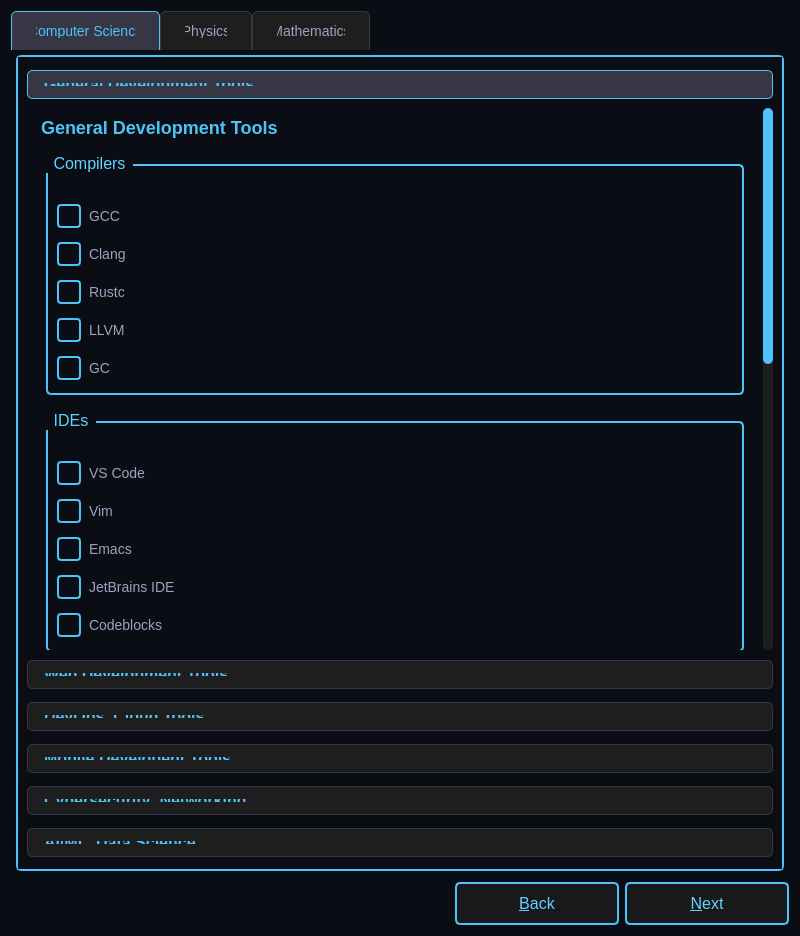
<?xml version="1.0" encoding="UTF-8"?>
<ui version="4.0">
 <class>Packages</class>
 <widget class="QWidget" name="Packages">
  <property name="geometry">
   <rect>
    <x>0</x>
    <y>0</y>
    <width>800</width>
    <height>936</height>
   </rect>
  </property>
  <property name="windowTitle">
   <string>Package Selection</string>
  </property>
  <property name="styleSheet">
   <string notr="true">
    /* Base Styles */
    QWidget {
        background-color: #0a0e14;
        color: #ffffff;
        font-family: 'SpaceMono Nerd Font';
    }
    
    /* Tab Widget */
    QTabWidget::pane {
        border: 2px solid #4fc3f7;
        border-radius: 5px;
        margin: 5px;
    }
    QTabBar::tab {
        background: #1e1e1e;
        color: #a0a0c0;
        padding: 12px 24px;
        border: 1px solid #363644;
        border-bottom: none;
        border-top-left-radius: 5px;
        border-top-right-radius: 5px;
        font-size: 14px;
    }
    QTabBar::tab:selected {
        background: #363644;
        color: #4fc3f7;
        border-color: #4fc3f7;
    }
    QTabBar::tab:hover {
        background: #2d2d39;
    }
    
    /* Group Boxes */
    QGroupBox {
        color: #64d2ff;
        font-size: 16px;
        border: 2px solid #4fc3f7;
        border-radius: 5px;
        margin: 10px;
        padding-top: 25px;
    }
    QGroupBox::title {
        subcontrol-origin: margin;
        left: 10px;
        padding: 0 5px;
    }
    
    /* Checkboxes */
    QCheckBox {
        color: #a0a0c0;
        spacing: 8px;
        font-size: 14px;
        margin: 4px 0;
    }
    QCheckBox::indicator {
        width: 20px;
        height: 20px;
        border: 2px solid #4fc3f7;
        border-radius: 4px;
    }
    QCheckBox::indicator:checked {
        background-color: #4fc3f7;
    }
    QCheckBox:hover {
        color: #ffffff;
    }
    
    /* Tool Box */
    QToolBox::tab {
        background: #1e1e1e;
        color: #a0a0c0;
        padding: 12px;
        border: 1px solid #363644;
        border-radius: 5px;
        margin: 4px 0;
        font-size: 14px;
    }
    QToolBox::tab:selected {
        background: #363644;
        color: #4fc3f7;
        border-color: #4fc3f7;
    }
    QToolBox::tab:hover {
        background: #2d2d39;
    }
    
    /* Scroll Bars */
    QScrollBar:vertical {
        background: #1e1e1e;
        width: 10px;
        border-radius: 5px;
    }
    QScrollBar::handle:vertical {
        background: #4fc3f7;
        min-height: 20px;
        border-radius: 5px;
    }
    QScrollBar::add-line:vertical, QScrollBar::sub-line:vertical {
        border: none;
        background: none;
    }
    
    /* Buttons */
    QPushButton {
        color: #64d2ff;
        background-color: rgba(30, 30, 30, 0.7);
        border: 2px solid #4fc3f7;
        border-radius: 5px;
        padding: 10px 30px;
        font-size: 16px;
        min-width: 100px;
    }
    QPushButton:hover {
        background-color: rgba(79, 195, 247, 0.2);
    }
    QPushButton:pressed {
        background-color: rgba(79, 195, 247, 0.4);
    }
   </string>
  </property>
  <layout class="QVBoxLayout" name="verticalLayout">
   <item>
    <widget class="QTabWidget" name="tabWidget">
     <property name="currentIndex">
      <number>0</number>
     </property>
     <widget class="QWidget" name="tabComputerScience">
      <attribute name="title">
       <string>Computer Science</string>
      </attribute>
      <layout class="QVBoxLayout" name="verticalLayout_CS">
       <item>
        <widget class="QToolBox" name="toolBoxCS">
         <property name="styleSheet">
          <string notr="true">
            /* TAB STYLES */
            QToolBox::tab {
                background: #1e1e1e;
                color: #a0a0c0;
                padding: 12px;
                border: 1px solid #363644;
                border-radius: 5px;
                margin: 4px 0;
                min-height: 60px;
                font-size: 12px;
                white-space: pre-wrap;
            }
      
            QToolBox::tab:selected {
                background: #363644;
                color: #4fc3f7;
                border-color: #4fc3f7;
            }
      
            /* FIRST LINE = TITLE */
            QToolBox::tab::first-line {
                font-size: 16px;
                font-weight: bold;
                color: #4fc3f7;
                display: block;
                margin-bottom: 3px;
            }
          </string>
         </property>
         <widget class="QWidget" name="pageGeneralDev">
          
          <attribute name="label">
            <string>General Development Tools
                Compilers • IDEs • Build Tools • Version Control</string>
          </attribute>
          <layout class="QVBoxLayout" name="verticalLayout_GeneralDev">
           <item>
            <widget class="QLabel" name="lblGeneralDevTitle">
             <property name="styleSheet">
              <string notr="true">font-size: 18px; color: #4fc3f7; font-weight: bold; margin-bottom: 10px;</string>
             </property>
             <property name="text">
              <string>General Development Tools</string>
             </property>
            </widget>
           </item>
           <item>
            <widget class="QGroupBox" name="groupCompilers">
             <property name="title">
              <string>Compilers</string>
             </property>
             <layout class="QVBoxLayout" name="verticalLayout_Compilers">
              <item>
               <widget class="QCheckBox" name="chkGCC">
                <property name="text">
                 <string>GCC</string>
                </property>
               </widget>
              </item>
              <item>
               <widget class="QCheckBox" name="chkClang">
                <property name="text">
                 <string>Clang</string>
                </property>
               </widget>
              </item>
              <item>
               <widget class="QCheckBox" name="chkRust">
                <property name="text">
                 <string>Rustc</string>
                </property>
               </widget>
              </item>
              <item>
               <widget class="QCheckBox" name="chkllvm">
                <property name="text">
                 <string>LLVM</string>
                </property>
               </widget>
              </item>
              <item>
               <widget class="QCheckBox" name="chkgc">
                <property name="text">
                 <string>GC</string>
                </property>
               </widget>
              </item>
             </layout>
            </widget>
           </item>
           <item>
            <widget class="QGroupBox" name="groupIDEs">
             <property name="title">
              <string>IDEs</string>
             </property>
             <layout class="QVBoxLayout" name="verticalLayout_IDEs">
              <item>
               <widget class="QCheckBox" name="chkVSCode">
                <property name="text">
                 <string>VS Code</string>
                </property>
               </widget>
              </item>
              <item>
               <widget class="QCheckBox" name="chkVim">
                <property name="text">
                 <string>Vim</string>
                </property>
               </widget>
              </item>
              <item>
               <widget class="QCheckBox" name="chkEmacs">
                <property name="text">
                 <string>Emacs</string>
                </property>
               </widget>
              </item>
              <item>
               <widget class="QCheckBox" name="chkJetBrains">
                <property name="text">
                 <string>JetBrains IDE</string>
                </property>
               </widget>
              </item>
              <item>
               <widget class="QCheckBox" name="chkcodeblock">
                <property name="text">
                 <string>Codeblocks</string>
                </property>
               </widget>
              </item>
             </layout>
            </widget>
           </item>
           <item>
            <widget class="QGroupBox" name="groupBuildtools">
             <property name="title">
              <string>Build tools</string>
             </property>
             <layout class="QVBoxLayout" name="verticalLayout_Buildtools">
              <item>
               <widget class="QCheckBox" name="chkCmake">
                <property name="text">
                 <string>Cmake</string>
                </property>
               </widget>
              </item>
              <item>
               <widget class="QCheckBox" name="chkMake">
                <property name="text">
                 <string>Make</string>
                </property>
               </widget>
              </item>
              <item>
               <widget class="QCheckBox" name="chkNinja">
                <property name="text">
                 <string>Ninja</string>
                </property>
               </widget>
              </item>
              <item>
               <widget class="QCheckBox" name="chkMeson">
                <property name="text">
                 <string>Meson</string>
                </property>
               </widget>
              </item>
             </layout>
            </widget>
           </item>
           <item>
            <widget class="QGroupBox" name="groupVersionControl">
             <property name="title">
              <string>Version Control and Repository Management Tools</string>
             </property>
             <layout class="QVBoxLayout" name="verticalLayout_VersionControl">
              <item>
               <widget class="QCheckBox" name="chkgit">
                <property name="text">
                 <string>Git</string>
                </property>
               </widget>
              </item>
              <item>
               <widget class="QCheckBox" name="chkGithubCLI">
                <property name="text">
                 <string>Github CLI</string>
                </property>
               </widget>
              </item>
              <item>
               <widget class="QCheckBox" name="chkGitlabCLI">
                <property name="text">
                 <string>Gitlab CLI</string>
                </property>
               </widget>
              </item>
             </layout>
            </widget>
           </item>
           <item>
            <widget class="QGroupBox" name="groupDebugging">
             <property name="title">
              <string>Debugging tools</string>
             </property>
             <layout class="QVBoxLayout" name="verticalLayout_Debuggingtools">
              <item>
               <widget class="QCheckBox" name="chkgdb">
                <property name="text">
                 <string>GDB</string>
                </property>
               </widget>
              </item>
              <item>
               <widget class="QCheckBox" name="chkValgrind">
                <property name="text">
                 <string>Valgrind</string>
                </property>
               </widget>
              </item>
              <item>
               <widget class="QCheckBox" name="chkStrace">
                <property name="text">
                 <string>Strace</string>
                </property>
               </widget>
              </item>
             </layout>
            </widget>
           </item>
          </layout>
         </widget>
         <widget class="QWidget" name="pageWebDev">
          
          <attribute name="label">
            <string>Web Development Tools
                Frameworks • Package Managers • Testing • Databases</string>
          </attribute>
          <layout class="QVBoxLayout" name="verticalLayout_WebDev">
           <item>
            <widget class="QLabel" name="lblGeneralDevTitle">
             <property name="styleSheet">
              <string notr="true">font-size: 18px; color: #4fc3f7; font-weight: bold; margin-bottom: 10px;</string>
             </property>
             <property name="text">
              <string>Web Development Tools</string>
             </property>
            </widget>
           </item>
           <item>
            <widget class="QGroupBox" name="groupLanguage">
             <property name="title">
              <string>Language</string>
             </property>
             <layout class="QVBoxLayout" name="verticalLayout_Language">
              <item>
               <widget class="QCheckBox" name="chkJava">
                <property name="text">
                 <string>Java</string>
                </property>
               </widget>
              </item>
              <item>
               <widget class="QCheckBox" name="chkPHP">
                <property name="text">
                 <string>PHP</string>
                </property>
               </widget>
              </item>
              <item>
               <widget class="QCheckBox" name="chkPython3">
                <property name="text">
                 <string>Python 3</string>
                </property>
               </widget>
              </item>
              <item>
               <widget class="QCheckBox" name="chkGo">
                <property name="text">
                 <string>Go</string>
                </property>
               </widget>
              </item>
              <item>
               <widget class="QCheckBox" name="chkRustWeb">
                <property name="text">
                 <string>Rust</string>
                </property>
               </widget>
              </item>
             </layout>
            </widget>
           </item>
           <item>
            <widget class="QGroupBox" name="groupPackageManagers">
             <property name="title">
              <string>Package Managers</string>
             </property>
             <layout class="QVBoxLayout" name="verticalLayout_PackageManagers">
              <item>
               <widget class="QCheckBox" name="chkNpm">
                <property name="text">
                 <string>npm (for React, Node.js, Angular)</string>
                </property>
               </widget>
              </item>
              <item>
               <widget class="QCheckBox" name="chkPip">
                <property name="text">
                 <string>pip (for Django, Flask)</string>
                </property>
               </widget>
              </item>
              <item>
               <widget class="QCheckBox" name="chkPHPComposer">
                <property name="text">
                 <string>PHP Composer (for Laravel, Symfony)</string>
                </property>
               </widget>
              </item>
              <item>
               <widget class="QCheckBox" name="chkMaven">
                <property name="text">
                 <string>Maven (for Spring Boot)</string>
                </property>
               </widget>
              </item>
              <item>
               <widget class="QCheckBox" name="chkGin">
                <property name="text">
                 <string>Gin (for Gin Web Framework)</string>
                </property>
               </widget>
              </item>
              <item>
               <widget class="QCheckBox" name="chkCargo">
                <property name="text">
                 <string>Cargo (for Rust)</string>
                </property>
               </widget>
              </item>
              <item>
               <widget class="QCheckBox" name="chkRestfulAPI">
                <property name="text">
                 <string>Restful API Tools</string>
                </property>
               </widget>
              </item>
             </layout>
            </widget>
           </item>
           <item>
            <widget class="QGroupBox" name="groupTesting">
             <property name="title">
              <string>Testing</string>
             </property>
             <layout class="QVBoxLayout" name="verticalLayout_Testing">
              <item>
               <widget class="QCheckBox" name="chkSelenium">
                <property name="text">
                 <string>Selenium</string>
                </property>
               </widget>
              </item>
              <item>
               <widget class="QCheckBox" name="chkJest">
                <property name="text">
                 <string>Jest</string>
                </property>
               </widget>
              </item>
              <item>
               <widget class="QCheckBox" name="chkCypress">
                <property name="text">
                 <string>Cypress</string>
                </property>
               </widget>
              </item>
             </layout>
            </widget>
           </item>
           <item>
            <widget class="QGroupBox" name="groupDatabase">
             <property name="title">
              <string>Database</string>
             </property>
             <layout class="QVBoxLayout" name="verticalLayout_Database">
              <item>
               <widget class="QCheckBox" name="chkMySQL">
                <property name="text">
                 <string>MySQL</string>
                </property>
               </widget>
              </item>
              <item>
               <widget class="QCheckBox" name="chkMariaDB">
                <property name="text">
                 <string>MariaDB</string>
                </property>
               </widget>
              </item>
              <item>
               <widget class="QCheckBox" name="chkMongoDB">
                <property name="text">
                 <string>MongoDB</string>
                </property>
               </widget>
              </item>
              <item>
               <widget class="QCheckBox" name="chkSQLite">
                <property name="text">
                 <string>SQLite</string>
                </property>
               </widget>
              </item>
             </layout>
            </widget>
           </item>
          </layout>
         </widget>
         <widget class="QWidget" name="pageDevOpsCloud">
          
          <attribute name="label">
            <string>DevOps &amp; Cloud Tools
                Containers • IaC • Monitoring • Cloud CLIs</string>
          </attribute>
          <layout class="QVBoxLayout" name="verticalLayout_DevOpsCloud">
           <item>
            <widget class="QLabel" name="lblDevOpsTitle">
             <property name="styleSheet">
              <string notr="true">font-size: 18px; color: #4fc3f7; font-weight: bold; margin-bottom: 10px;</string>
             </property>
             <property name="text">
              <string>DevOps &amp; Cloud Tools</string>
             </property>
            </widget>
           </item>
           <item>
            <widget class="QGroupBox" name="groupContainer">
             <property name="title">
              <string>Containers</string>
             </property>
             <layout class="QVBoxLayout" name="verticalLayout_Container">
              <item>
               <widget class="QCheckBox" name="chkDocker">
                <property name="text">
                 <string>Docker</string>
                </property>
               </widget>
              </item>
              <item>
               <widget class="QCheckBox" name="chkPodman">
                <property name="text">
                 <string>Podman</string>
                </property>
               </widget>
              </item>
              <item>
               <widget class="QCheckBox" name="chkKubernetes">
                <property name="text">
                 <string>Kubernetes</string>
                </property>
               </widget>
              </item>
             </layout>
            </widget>
           </item>
           <item>
            <widget class="QGroupBox" name="groupIac">
             <property name="title">
              <string>Infrastructure as Code (IaC)</string>
             </property>
             <layout class="QVBoxLayout" name="verticalLayout_Iac">
              <item>
               <widget class="QCheckBox" name="chkTerraform">
                <property name="text">
                 <string>Terraform</string>
                </property>
               </widget>
              </item>
              <item>
               <widget class="QCheckBox" name="chkAnsible">
                <property name="text">
                 <string>Ansible</string>
                </property>
               </widget>
              </item>
             </layout>
            </widget>
           </item>
           <item>
            <widget class="QGroupBox" name="groupCloudTools">
             <property name="title">
              <string>Cloud Tools</string>
             </property>
             <layout class="QVBoxLayout" name="verticalLayout_CloudTools">
              <item>
               <widget class="QCheckBox" name="chkAWSCLI">
                <property name="text">
                 <string>AWS CLI</string>
                </property>
               </widget>
              </item>
              <item>
               <widget class="QCheckBox" name="chkAzureCLI">
                <property name="text">
                 <string>Azure CLI</string>
                </property>
               </widget>
              </item>
              <item>
               <widget class="QCheckBox" name="chkGoogleCloudSDK">
                <property name="text">
                 <string>Google Cloud SDK</string>
                </property>
               </widget>
              </item>
             </layout>
            </widget>
           </item>
           <item>
            <widget class="QGroupBox" name="groupMonitoring">
             <property name="title">
              <string>Monitoring</string>
             </property>
             <layout class="QVBoxLayout" name="verticalLayout_Monitoring">
              <item>
               <widget class="QCheckBox" name="chkGrafana">
                <property name="text">
                 <string>Grafana</string>
                </property>
               </widget>
              </item>
              <item>
               <widget class="QCheckBox" name="chkNagios">
                <property name="text">
                 <string>Nagios</string>
                </property>
               </widget>
              </item>
              <item>
               <widget class="QCheckBox" name="chkPrometheus">
                <property name="text">
                 <string>Prometheus</string>
                </property>
               </widget>
              </item>
              <item>
               <widget class="QCheckBox" name="chkMonitoringSQLite">
                <property name="text">
                 <string>SQLite</string>
                </property>
               </widget>
              </item>
             </layout>
            </widget>
           </item>
          </layout>
         </widget>
         <widget class="QWidget" name="pageMobileDev">
          
          <attribute name="label">
            <string>Mobile Developent Tools
                Frameworks • Package Managers • Testing • Databases</string>
          </attribute>
          <layout class="QVBoxLayout" name="verticalLayout_MobileDev">
           <item>
            <widget class="QGroupBox" name="groupMobileDev">
             <property name="title">
              <string>Mobile Development Tools</string>
             </property>
             <layout class="QVBoxLayout" name="verticalLayout_MobileDevTools">
              <item>
               <widget class="QCheckBox" name="chkAndroidStudio">
                <property name="text">
                 <string>Android Studio</string>
                </property>
               </widget>
              </item>
              <item>
               <widget class="QCheckBox" name="chkKotlin">
                <property name="text">
                 <string>Kotlin</string>
                </property>
               </widget>
              </item>
              <item>
               <widget class="QCheckBox" name="chkReactNative">
                <property name="text">
                 <string>React Native</string>
                </property>
               </widget>
              </item>
             </layout>
            </widget>
           </item>
          </layout>
         </widget>
         <widget class="QWidget" name="pageCyberSecurityNetworking">
          
          <attribute name="label">
           
           <string>Cybersecurity &amp; Networking
            Frameworks • Package Managers • Testing • Databases</string>
          </attribute>
          <layout class="QVBoxLayout" name="verticalLayout_CyberSecNet">
           <item>
            <widget class="QGroupBox" name="groupNetworkAnalysis">
             <property name="title">
              <string>Network Analysis</string>
             </property>
             <layout class="QVBoxLayout" name="verticalLayout_NetworkAnalysis">
              <item>
               <widget class="QCheckBox" name="chkWireshark">
                <property name="text">
                 <string>Wireshark</string>
                </property>
               </widget>
              </item>
              <item>
               <widget class="QCheckBox" name="chkNmap">
                <property name="text">
                 <string>Nmap</string>
                </property>
               </widget>
              </item>
              <item>
               <widget class="QCheckBox" name="chkOpenVPN">
                <property name="text">
                 <string>OpenVPN</string>
                </property>
               </widget>
              </item>
              <item>
               <widget class="QCheckBox" name="chkNetcat">
                <property name="text">
                 <string>Netcat</string>
                </property>
               </widget>
              </item>
              <item>
               <widget class="QCheckBox" name="chkCurl">
                <property name="text">
                 <string>cURL</string>
                </property>
               </widget>
              </item>
              <item>
               <widget class="QCheckBox" name="chkWget">
                <property name="text">
                 <string>Wget</string>
                </property>
               </widget>
              </item>
              <item>
               <widget class="QCheckBox" name="chkWireguard">
                <property name="text">
                 <string>WireGuard</string>
                </property>
               </widget>
              </item>
             </layout>
            </widget>
           </item>
           <item>
            <widget class="QGroupBox" name="groupPentesting">
             <property name="title">
              <string>Pentesting</string>
             </property>
             <layout class="QVBoxLayout" name="verticalLayout_Pentesting">
              <item>
               <widget class="QCheckBox" name="chkMetasploit">
                <property name="text">
                 <string>Metasploit</string>
                </property>
               </widget>
              </item>
              <item>
               <widget class="QCheckBox" name="chkBurpsuite">
                <property name="text">
                 <string>Burp Suite</string>
                </property>
               </widget>
              </item>
              <item>
               <widget class="QCheckBox" name="chkJohnTheRipper">
                <property name="text">
                 <string>John the Ripper</string>
                </property>
               </widget>
              </item>
             </layout>
            </widget>
           </item>
           <item>
            <widget class="QGroupBox" name="groupSecurityTools">
             <property name="title">
              <string>Security Tools</string>
             </property>
             <layout class="QVBoxLayout" name="verticalLayout_SecurityTools">
              <item>
               <widget class="QCheckBox" name="chkAircrack">
                <property name="text">
                 <string>Aircrack-ng</string>
                </property>
               </widget>
              </item>
              <item>
               <widget class="QCheckBox" name="chkHashcat">
                <property name="text">
                 <string>Hashcat</string>
                </property>
               </widget>
              </item>
             </layout>
            </widget>
           </item>
          </layout>
         </widget>
         <widget class="QWidget" name="pageMLAIDatascience">
         
          <attribute name="label">
          
           <string>AI/ML &amp; Data Science
            Frameworks • Package Managers • Testing • Databases</string>
          </attribute>
          <layout class="QVBoxLayout" name="verticalLayout_MLAIDatascience">
           <item>
            <widget class="QGroupBox" name="groupPythonLibraries">
             <property name="title">
              <string>Python Libraries &amp; Frameworks</string>
             </property>
             <layout class="QVBoxLayout" name="verticalLayout_PythonLibraries">
              <item>
               <widget class="QCheckBox" name="chkScikitLearn">
                <property name="text">
                 <string>scikit-learn</string>
                </property>
               </widget>
              </item>
              <item>
               <widget class="QCheckBox" name="chkTensorFlow">
                <property name="text">
                 <string>TensorFlow</string>
                </property>
               </widget>
              </item>
              <item>
               <widget class="QCheckBox" name="chkPyTorch">
                <property name="text">
                 <string>PyTorch</string>
                </property>
               </widget>
              </item>
              <item>
               <widget class="QCheckBox" name="chkPandas">
                <property name="text">
                 <string>Pandas</string>
                </property>
               </widget>
              </item>
              <item>
               <widget class="QCheckBox" name="chkNumPy">
                <property name="text">
                 <string>NumPy</string>
                </property>
               </widget>
              </item>
             </layout>
            </widget>
           </item>
           <item>
            <widget class="QGroupBox" name="groupDataVisualization">
             <property name="title">
              <string>Data Visualization</string>
             </property>
             <layout class="QVBoxLayout" name="verticalLayout_DataViz">
              <item>
               <widget class="QCheckBox" name="chkMatplotlib">
                <property name="text">
                 <string>Matplotlib</string>
                </property>
               </widget>
              </item>
              <item>
               <widget class="QCheckBox" name="chkSeaborn">
                <property name="text">
                 <string>Seaborn</string>
                </property>
               </widget>
              </item>
              <item>
               <widget class="QCheckBox" name="chkPlotly">
                <property name="text">
                 <string>Plotly</string>
                </property>
               </widget>
              </item>
             </layout>
            </widget>
           </item>
           <item>
            <widget class="QGroupBox" name="groupBigDataRTools">
             <property name="title">
              <string>Big Data &amp; R Tools</string>
             </property>
             <layout class="QVBoxLayout" name="verticalLayout_BigDataR">
              <item>
               <widget class="QCheckBox" name="chkSpark">
                <property name="text">
                 <string>Apache Spark</string>
                </property>
               </widget>
              </item>
              <item>
               <widget class="QCheckBox" name="chkHadoop">
                <property name="text">
                 <string>Hadoop</string>
                </property>
               </widget>
              </item>
              <item>
               <widget class="QCheckBox" name="chkRStudio">
                <property name="text">
                 <string>RStudio</string>
                </property>
               </widget>
              </item>
              <item>
               <widget class="QCheckBox" name="chkCaret">
                <property name="text">
                 <string>caret</string>
                </property>
               </widget>
              </item>
             </layout>
            </widget>
           </item>
          </layout>
         </widget>
        </widget>
       </item>
      </layout>
     </widget>
     <widget class="QWidget" name="tabPhysics">
      <attribute name="title">
       <string>Physics</string>
      </attribute>
      <layout class="QVBoxLayout" name="verticalLayout_Physics">
       <item>
        <widget class="QGroupBox" name="groupComputationPhysics">
         <property name="title">
          <string>Computation Physics</string>
         </property>
         <layout class="QVBoxLayout" name="verticalLayout_ComputationPhysics">
          <item>
           <widget class="QCheckBox" name="chkROOT">
            <property name="text">
             <string>ROOT</string>
            </property>
           </widget>
          </item>
          <item>
           <widget class="QCheckBox" name="chkGeant4">
            <property name="text">
             <string>Geant4</string>
            </property>
           </widget>
          </item>
          <item>
           <widget class="QCheckBox" name="chkOpenFOAM">
            <property name="text">
             <string>OpenFOAM</string>
            </property>
           </widget>
          </item>
          <item>
           <widget class="QCheckBox" name="chkLAMMPS">
            <property name="text">
             <string>LAMMPS</string>
            </property>
           </widget>
          </item>
          <item>
           <widget class="QCheckBox" name="chkQuantumEspresso">
            <property name="text">
             <string>Quantum Espresso</string>
            </property>
           </widget>
          </item>
         </layout>
        </widget>
       </item>
       <item>
        <widget class="QGroupBox" name="groupSimulationModelling">
         <property name="title">
          <string>Simulation and Modelling</string>
         </property>
         <layout class="QVBoxLayout" name="verticalLayout_SimulationModelling">
          <item>
           <widget class="QCheckBox" name="chkGromacs">
            <property name="text">
             <string>Gromacs</string>
            </property>
           </widget>
          </item>
          <item>
           <widget class="QCheckBox" name="chkParaView">
            <property name="text">
             <string>ParaView</string>
            </property>
           </widget>
          </item>
          <item>
           <widget class="QCheckBox" name="chkBlender">
            <property name="text">
             <string>Blender</string>
            </property>
           </widget>
          </item>
          <item>
           <widget class="QCheckBox" name="chkSimulation">
            <property name="text">
             <string>Simulation Tools</string>
            </property>
           </widget>
          </item>
         </layout>
        </widget>
       </item>
       <item>
        <widget class="QGroupBox" name="groupAstronomy">
         <property name="title">
          <string>Astronomy and Astrophysics Tools</string>
         </property>
         <layout class="QVBoxLayout" name="verticalLayout_Astronomy">
          <item>
           <widget class="QCheckBox" name="chkStellarium">
            <property name="text">
             <string>Stellarium</string>
            </property>
           </widget>
          </item>
          <item>
           <widget class="QCheckBox" name="chkAstroPy">
            <property name="text">
             <string>AstroPy</string>
            </property>
           </widget>
          </item>
          <item>
           <widget class="QCheckBox" name="chkSAOImageDS9">
            <property name="text">
             <string>SAOImage DS9</string>
            </property>
           </widget>
          </item>
          <item>
           <widget class="QCheckBox" name="chkCelestia">
            <property name="text">
             <string>Celestia</string>
            </property>
           </widget>
          </item>
         </layout>
        </widget>
       </item>
      </layout>
     </widget>
     <widget class="QWidget" name="tabMathematics">
      <attribute name="title">
       <string>Mathematics</string>
      </attribute>
      <layout class="QVBoxLayout" name="verticalLayout_Mathematics">
       <item>
        <widget class="QGroupBox" name="groupSymbolicComputation">
         <property name="title">
          <string>Symbolic and Numerical Computation</string>
         </property>
         <layout class="QVBoxLayout" name="verticalLayout_SymbolicComputation">
          <item>
           <widget class="QCheckBox" name="chkSageMath">
            <property name="text">
             <string>SageMath</string>
            </property>
           </widget>
          </item>
          <item>
           <widget class="QCheckBox" name="chkMaxima">
            <property name="text">
             <string>Maxima</string>
            </property>
           </widget>
          </item>
          <item>
           <widget class="QCheckBox" name="chkSympy">
            <property name="text">
             <string>Sympy</string>
            </property>
           </widget>
          </item>
          <item>
           <widget class="QCheckBox" name="chkOctave">
            <property name="text">
             <string>Octave</string>
            </property>
           </widget>
          </item>
         </layout>
        </widget>
       </item>
       <item>
        <widget class="QGroupBox" name="groupStatisticalAnalysis">
         <property name="title">
          <string>Statistical Analysis</string>
         </property>
         <layout class="QVBoxLayout" name="verticalLayout_StatisticalAnalysis">
          <item>
           <widget class="QCheckBox" name="chkR">
            <property name="text">
             <string>R</string>
            </property>
           </widget>
          </item>
          <item>
           <widget class="QCheckBox" name="chkJupyterNotebook">
            <property name="text">
             <string>Jupyter Notebook</string>
            </property>
           </widget>
          </item>
          <item>
           <widget class="QCheckBox" name="chkPSPP">
            <property name="text">
             <string>PSPP</string>
            </property>
           </widget>
          </item>
          <item>
           <widget class="QCheckBox" name="chkGretl">
            <property name="text">
             <string>Gretl</string>
            </property>
           </widget>
          </item>
         </layout>
        </widget>
       </item>
       <item>
        <widget class="QGroupBox" name="groupVisualization">
         <property name="title">
          <string>Visualization</string>
         </property>
         <layout class="QVBoxLayout" name="verticalLayout_Visualization">
          <item>
           <widget class="QCheckBox" name="chkGnuplot">
            <property name="text">
             <string>Gnuplot</string>
            </property>
           </widget>
          </item>
          <item>
           <widget class="QCheckBox" name="chkMatplotlib">
            <property name="text">
             <string>Matplotlib</string>
            </property>
           </widget>
          </item>
         </layout>
        </widget>
       </item>
       <item>
        <widget class="QGroupBox" name="groupTypesettingPublishing">
         <property name="title">
          <string>Typesetting and Publishing</string>
         </property>
         <layout class="QVBoxLayout" name="verticalLayout_TypesettingPublishing">
          <item>
           <widget class="QCheckBox" name="chkTeXmaker">
            <property name="text">
             <string>TeXmaker</string>
            </property>
           </widget>
          </item>
          <item>
           <widget class="QCheckBox" name="chkLyX">
            <property name="text">
             <string>LyX</string>
            </property>
           </widget>
          </item>
          <item>
           <widget class="QCheckBox" name="chkTeXstudio">
            <property name="text">
             <string>TeXstudio</string>
            </property>
           </widget>
          </item>
          <item>
           <widget class="QCheckBox" name="chkZotero">
            <property name="text">
             <string>Zotero</string>
            </property>
           </widget>
          </item>
         </layout>
        </widget>
       </item>
      </layout>
     </widget>
    </widget>
   </item>
   <item>
    <layout class="QHBoxLayout" name="horizontalLayoutButtons">
     <item>
      <spacer name="horizontalSpacer">
       <property name="orientation">
        <enum>Qt::Orientation::Horizontal</enum>
       </property>
       <property name="sizeHint" stdset="0">
        <size>
         <width>0</width>
         <height>0</height>
        </size>
       </property>
      </spacer>
     </item>
     <item>
      <widget class="QPushButton" name="btnBack">
       <property name="text">
        <string>&amp;Back</string>
       </property>
      </widget>
     </item>
     <item>
      <widget class="QPushButton" name="package_btn">
       <property name="text">
        <string>&amp;Next</string>
       </property>
      </widget>
     </item>
    </layout>
   </item>
  </layout>
 </widget>
 <resources/>
 <connections/>
</ui>
